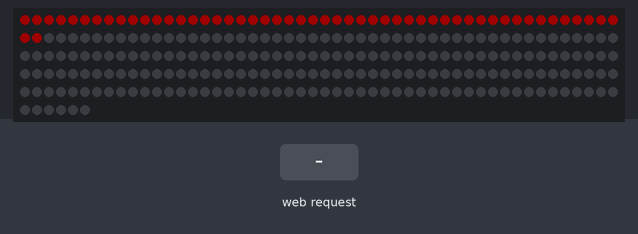
Simulated run of this sketch. Board: ESP32. On the bench: 256 RGB LEDs in strip order, left to right, continuing on the next row. The test bench sets the inputs (shaded band). Dim RGB values are drawn brighter than linear; WiFi joins after 1.5 s; servers stay silent unless stated; what the sketch prints to the serial monitor is not drawn.

Above: at 3.7 s.
3.8 s: HTTP request GET /mat2 received
At 7.48 s:
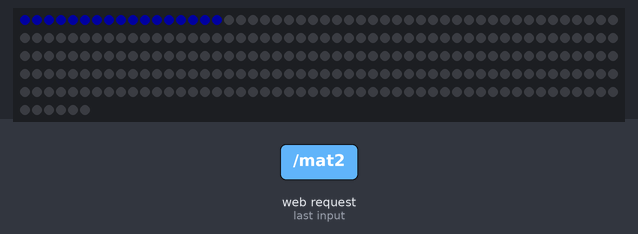
9.4 s: HTTP request GET /mat3 received
At 12.61 s:
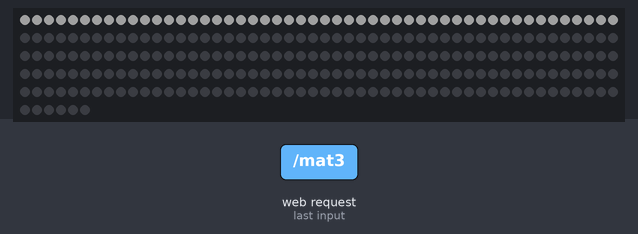
14.2 s: HTTP request GET /mat2 received
At 21.3 s:
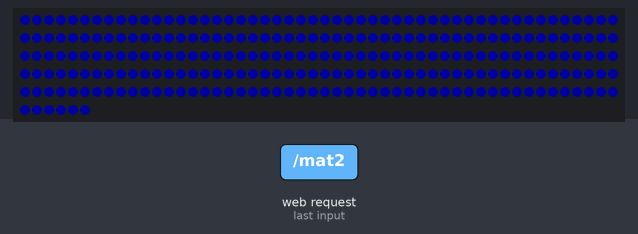
22.1 s: HTTP request GET /mat3 received
At 27.5 s:
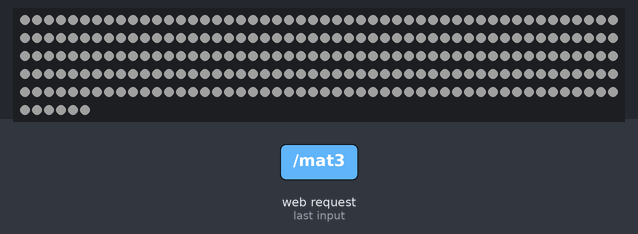
28.1 s: HTTP request GET /mat1 received
At 33.3 s:
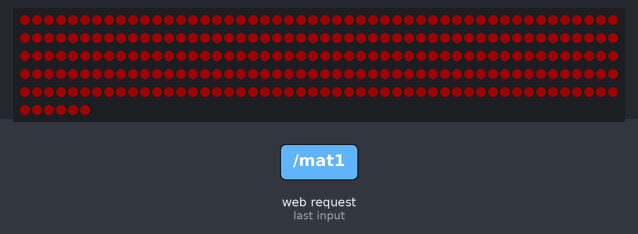

The sketch:

switch_shoes.ino
```cpp
#include <WiFi.h>
#include <WebServer.h>
#include <Adafruit_NeoPixel.h>

 //ステーションモード設定
#define SSID "led_wifi"
#define PASSWORD "00000000"
const char *ssid = SSID;
const char *password = PASSWORD;
WebServer server(80);

// LEDテープ設定
#define PIN        21  // M5Stack Grobe Pin
#define NUMPIXELS  256  // Enough for 29 LEDs
#define DELAYVAL  10  // Time (in milliseconds) to pause between pixels
int led_color[3][3] ={{10,0,0},{0,10,0},{0,0,10}};
Adafruit_NeoPixel pixels(NUMPIXELS, PIN, NEO_GRB + NEO_KHZ800);

int matselect = 1;
bool isPending = true;


byte mat1[256][3] = {{31,0,0},{31,0,0},{31,0,0},{31,0,0},{31,0,0},{31,0,0},{31,0,0},{31,0,0},{31,0,0},{31,0,0},{31,0,0},{31,0,0},{31,0,0},{31,0,0},{31,0,0},{31,0,0},{31,0,0},{31,0,0},{31,0,0},{31,0,0},{31,0,0},{31,0,0},{31,0,0},{31,0,0},{31,0,0},{31,0,0},{31,0,0},{31,0,0},{31,0,0},{31,0,0},{31,0,0},{31,0,0},{31,0,0},{31,0,0},{31,0,0},{31,0,0},{31,0,0},{31,0,0},{31,0,0},{31,0,0},{31,0,0},{31,0,0},{31,0,0},{31,0,0},{31,0,0},{31,0,0},{31,0,0},{31,0,0},{31,0,0},{31,0,0},{31,0,0},{31,0,0},{31,0,0},{31,0,0},{31,0,0},{31,0,0},{31,0,0},{31,0,0},{31,0,0},{31,0,0},{31,0,0},{31,0,0},{31,0,0},{31,0,0},{31,0,0},{31,0,0},{31,0,0},{31,0,0},{31,0,0},{31,0,0},{31,0,0},{31,0,0},{31,0,0},{31,0,0},{31,0,0},{31,0,0},{31,0,0},{31,0,0},{31,0,0},{31,0,0},{31,0,0},{31,0,0},{31,0,0},{31,0,0},{31,0,0},{31,0,0},{31,0,0},{31,0,0},{31,0,0},{31,0,0},{31,0,0},{31,0,0},{31,0,0},{31,0,0},{31,0,0},{31,0,0},{31,0,0},{31,0,0},{31,0,0},{31,0,0},{31,0,0},{31,0,0},{31,0,0},{31,0,0},{31,0,0},{31,0,0},{31,0,0},{31,0,0},{31,0,0},{31,0,0},{31,0,0},{31,0,0},{31,0,0},{31,0,0},{31,0,0},{31,0,0},{31,0,0},{31,0,0},{31,0,0},{31,0,0},{31,0,0},{31,0,0},{31,0,0},{31,0,0},{31,0,0},{31,0,0},{31,0,0},{31,0,0},{31,0,0},{31,0,0},{31,0,0},{31,0,0},{31,0,0},{31,0,0},{31,0,0},{31,0,0},{31,0,0},{31,0,0},{31,0,0},{31,0,0},{31,0,0},{31,0,0},{31,0,0},{31,0,0},{31,0,0},{31,0,0},{31,0,0},{31,0,0},{31,0,0},{31,0,0},{31,0,0},{31,0,0},{31,0,0},{31,0,0},{31,0,0},{31,0,0},{31,0,0},{31,0,0},{31,0,0},{31,0,0},{31,0,0},{31,0,0},{31,0,0},{31,0,0},{31,0,0},{31,0,0},{31,0,0},{31,0,0},{31,0,0},{31,0,0},{31,0,0},{31,0,0},{31,0,0},{31,0,0},{31,0,0},{31,0,0},{31,0,0},{31,0,0},{31,0,0},{31,0,0},{31,0,0},{31,0,0},{31,0,0},{31,0,0},{31,0,0},{31,0,0},{31,0,0},{31,0,0},{31,0,0},{31,0,0},{31,0,0},{31,0,0},{31,0,0},{31,0,0},{31,0,0},{31,0,0},{31,0,0},{31,0,0},{31,0,0},{31,0,0},{31,0,0},{31,0,0},{31,0,0},{31,0,0},{31,0,0},{31,0,0},{31,0,0},{31,0,0},{31,0,0},{31,0,0},{31,0,0},{31,0,0},{31,0,0},{31,0,0},{31,0,0},{31,0,0},{31,0,0},{31,0,0},{31,0,0},{31,0,0},{31,0,0},{31,0,0},{31,0,0},{31,0,0},{31,0,0},{31,0,0},{31,0,0},{31,0,0},{31,0,0},{31,0,0},{31,0,0},{31,0,0},{31,0,0},{31,0,0},{31,0,0},{31,0,0},{31,0,0},{31,0,0},{31,0,0},{31,0,0},{31,0,0},{31,0,0},{31,0,0},{31,0,0},{31,0,0},{31,0,0},{31,0,0},{31,0,0},{31,0,0},{31,0,0},{31,0,0},{31,0,0},{31,0,0},{31,0,0},{31,0,0},{31,0,0}};
byte mat2[256][3] = {{0,0,31},{0,0,31},{0,0,31},{0,0,31},{0,0,31},{0,0,31},{0,0,31},{0,0,31},{0,0,31},{0,0,31},{0,0,31},{0,0,31},{0,0,31},{0,0,31},{0,0,31},{0,0,31},{0,0,31},{0,0,31},{0,0,31},{0,0,31},{0,0,31},{0,0,31},{0,0,31},{0,0,31},{0,0,31},{0,0,31},{0,0,31},{0,0,31},{0,0,31},{0,0,31},{0,0,31},{0,0,31},{0,0,31},{0,0,31},{0,0,31},{0,0,31},{0,0,31},{0,0,31},{0,0,31},{0,0,31},{0,0,31},{0,0,31},{0,0,31},{0,0,31},{0,0,31},{0,0,31},{0,0,31},{0,0,31},{0,0,31},{0,0,31},{0,0,31},{0,0,31},{0,0,31},{0,0,31},{0,0,31},{0,0,31},{0,0,31},{0,0,31},{0,0,31},{0,0,31},{0,0,31},{0,0,31},{0,0,31},{0,0,31},{0,0,31},{0,0,31},{0,0,31},{0,0,31},{0,0,31},{0,0,31},{0,0,31},{0,0,31},{0,0,31},{0,0,31},{0,0,31},{0,0,31},{0,0,31},{0,0,31},{0,0,31},{0,0,31},{0,0,31},{0,0,31},{0,0,31},{0,0,31},{0,0,31},{0,0,31},{0,0,31},{0,0,31},{0,0,31},{0,0,31},{0,0,31},{0,0,31},{0,0,31},{0,0,31},{0,0,31},{0,0,31},{0,0,31},{0,0,31},{0,0,31},{0,0,31},{0,0,31},{0,0,31},{0,0,31},{0,0,31},{0,0,31},{0,0,31},{0,0,31},{0,0,31},{0,0,31},{0,0,31},{0,0,31},{0,0,31},{0,0,31},{0,0,31},{0,0,31},{0,0,31},{0,0,31},{0,0,31},{0,0,31},{0,0,31},{0,0,31},{0,0,31},{0,0,31},{0,0,31},{0,0,31},{0,0,31},{0,0,31},{0,0,31},{0,0,31},{0,0,31},{0,0,31},{0,0,31},{0,0,31},{0,0,31},{0,0,31},{0,0,31},{0,0,31},{0,0,31},{0,0,31},{0,0,31},{0,0,31},{0,0,31},{0,0,31},{0,0,31},{0,0,31},{0,0,31},{0,0,31},{0,0,31},{0,0,31},{0,0,31},{0,0,31},{0,0,31},{0,0,31},{0,0,31},{0,0,31},{0,0,31},{0,0,31},{0,0,31},{0,0,31},{0,0,31},{0,0,31},{0,0,31},{0,0,31},{0,0,31},{0,0,31},{0,0,31},{0,0,31},{0,0,31},{0,0,31},{0,0,31},{0,0,31},{0,0,31},{0,0,31},{0,0,31},{0,0,31},{0,0,31},{0,0,31},{0,0,31},{0,0,31},{0,0,31},{0,0,31},{0,0,31},{0,0,31},{0,0,31},{0,0,31},{0,0,31},{0,0,31},{0,0,31},{0,0,31},{0,0,31},{0,0,31},{0,0,31},{0,0,31},{0,0,31},{0,0,31},{0,0,31},{0,0,31},{0,0,31},{0,0,31},{0,0,31},{0,0,31},{0,0,31},{0,0,31},{0,0,31},{0,0,31},{0,0,31},{0,0,31},{0,0,31},{0,0,31},{0,0,31},{0,0,31},{0,0,31},{0,0,31},{0,0,31},{0,0,31},{0,0,31},{0,0,31},{0,0,31},{0,0,31},{0,0,31},{0,0,31},{0,0,31},{0,0,31},{0,0,31},{0,0,31},{0,0,31},{0,0,31},{0,0,31},{0,0,31},{0,0,31},{0,0,31},{0,0,31},{0,0,31},{0,0,31},{0,0,31},{0,0,31},{0,0,31},{0,0,31},{0,0,31},{0,0,31},{0,0,31},{0,0,31},{0,0,31},{0,0,31},{0,0,31},{0,0,31},{0,0,31},{0,0,31},{0,0,31},{0,0,31},{0,0,31},{0,0,31},{0,0,31},{0,0,31},{0,0,31},{0,0,31}};
byte mat3[256][3] = {{31,31,31},{31,31,31},{31,31,31},{31,31,31},{31,31,31},{31,31,31},{31,31,31},{31,31,31},{31,31,31},{31,31,31},{31,31,31},{31,31,31},{31,31,31},{31,31,31},{31,31,31},{31,31,31},{31,31,31},{31,31,31},{31,31,31},{31,31,31},{31,31,31},{31,31,31},{31,31,31},{31,31,31},{31,31,31},{31,31,31},{31,31,31},{31,31,31},{31,31,31},{31,31,31},{31,31,31},{31,31,31},{31,31,31},{31,31,31},{31,31,31},{31,31,31},{31,31,31},{31,31,31},{31,31,31},{31,31,31},{31,31,31},{31,31,31},{31,31,31},{31,31,31},{31,31,31},{31,31,31},{31,31,31},{31,31,31},{31,31,31},{31,31,31},{31,31,31},{31,31,31},{31,31,31},{31,31,31},{31,31,31},{31,31,31},{31,31,31},{31,31,31},{31,31,31},{31,31,31},{31,31,31},{31,31,31},{31,31,31},{31,31,31},{31,31,31},{31,31,31},{31,31,31},{31,31,31},{31,31,31},{31,31,31},{31,31,31},{31,31,31},{31,31,31},{31,31,31},{31,31,31},{31,31,31},{31,31,31},{31,31,31},{31,31,31},{31,31,31},{31,31,31},{31,31,31},{31,31,31},{31,31,31},{31,31,31},{31,31,31},{31,31,31},{31,31,31},{31,31,31},{31,31,31},{31,31,31},{31,31,31},{31,31,31},{31,31,31},{31,31,31},{31,31,31},{31,31,31},{31,31,31},{31,31,31},{31,31,31},{31,31,31},{31,31,31},{31,31,31},{31,31,31},{31,31,31},{31,31,31},{31,31,31},{31,31,31},{31,31,31},{31,31,31},{31,31,31},{31,31,31},{31,31,31},{31,31,31},{31,31,31},{31,31,31},{31,31,31},{31,31,31},{31,31,31},{31,31,31},{31,31,31},{31,31,31},{31,31,31},{31,31,31},{31,31,31},{31,31,31},{31,31,31},{31,31,31},{31,31,31},{31,31,31},{31,31,31},{31,31,31},{31,31,31},{31,31,31},{31,31,31},{31,31,31},{31,31,31},{31,31,31},{31,31,31},{31,31,31},{31,31,31},{31,31,31},{31,31,31},{31,31,31},{31,31,31},{31,31,31},{31,31,31},{31,31,31},{31,31,31},{31,31,31},{31,31,31},{31,31,31},{31,31,31},{31,31,31},{31,31,31},{31,31,31},{31,31,31},{31,31,31},{31,31,31},{31,31,31},{31,31,31},{31,31,31},{31,31,31},{31,31,31},{31,31,31},{31,31,31},{31,31,31},{31,31,31},{31,31,31},{31,31,31},{31,31,31},{31,31,31},{31,31,31},{31,31,31},{31,31,31},{31,31,31},{31,31,31},{31,31,31},{31,31,31},{31,31,31},{31,31,31},{31,31,31},{31,31,31},{31,31,31},{31,31,31},{31,31,31},{31,31,31},{31,31,31},{31,31,31},{31,31,31},{31,31,31},{31,31,31},{31,31,31},{31,31,31},{31,31,31},{31,31,31},{31,31,31},{31,31,31},{31,31,31},{31,31,31},{31,31,31},{31,31,31},{31,31,31},{31,31,31},{31,31,31},{31,31,31},{31,31,31},{31,31,31},{31,31,31},{31,31,31},{31,31,31},{31,31,31},{31,31,31},{31,31,31},{31,31,31},{31,31,31},{31,31,31},{31,31,31},{31,31,31},{31,31,31},{31,31,31},{31,31,31},{31,31,31},{31,31,31},{31,31,31},{31,31,31},{31,31,31},{31,31,31},{31,31,31},{31,31,31},{31,31,31},{31,31,31},{31,31,31},{31,31,31},{31,31,31},{31,31,31},{31,31,31},{31,31,31},{31,31,31},{31,31,31},{31,31,31},{31,31,31},{31,31,31},{31,31,31},{31,31,31},{31,31,31},{31,31,31},{31,31,31},{31,31,31},{31,31,31},{31,31,31},{31,31,31},{31,31,31},{31,31,31},{31,31,31},{31,31,31}};

void handleRoot() {
  server.send(200, "text/html", "<h1>Please access /mat1, /mat2 or /mat3</h1>");
}


void handleMat1() {
  matselect = 1;
  isPending = true;
  Serial.println("MAT1");
  server.send(200, "text/html", "LED ON");
}

void handleMat2() {
  matselect = 2;
  isPending = true;
  Serial.println("MAT2");
  server.send(200, "text/html", "LED ON");
}

void handleMat3() {
  matselect = 0;
  isPending = true;
  Serial.println("MAT3");
  server.send(200, "text/html", "LED OFF");
}

void setup() {
  delay(1000);
  Serial.begin(115200);

  // WiFiステーションモード
WiFi.mode(WIFI_STA);
  WiFi.begin(ssid, password);

  while(WiFi.status() != WL_CONNECTED) {
    delay(500);
    Serial.print(".");
  }

  Serial.println("");
  Serial.print("Connecred to ");
  Serial.println(ssid);
  Serial.print("IP address");
  Serial.println(WiFi.localIP());

  // LEDテープ設定
  pixels.begin();

  server.on("/", handleRoot);
  server.on("/mat1", handleMat1);
  server.on("/mat2", handleMat2);
  server.on("/mat3", handleMat3);
  server.begin();
}

void loop() {
  server.handleClient();
  if(isPending) {
    if(matselect == 1) {
      pixels.clear();
      for(int i=0; i<NUMPIXELS; i++) {
        int rgb = i%3;
        pixels.setPixelColor(i, pixels.Color(mat1[i][0],mat1[i][1],mat1[i][2]));
        pixels.show();
        delay(DELAYVAL);
      }
    } else if(matselect == 2) {
      pixels.clear();
      for(int i=0; i<NUMPIXELS; i++) {
        int rgb = i%3;
        pixels.setPixelColor(i, pixels.Color(mat2[i][0],mat2[i][1],mat2[i][2]));
        pixels.show();
        delay(DELAYVAL);
    }
    } else {
      pixels.clear();
      for(int i=0; i<NUMPIXELS; i++) {
        int rgb = i%3;
        pixels.setPixelColor(i, pixels.Color(mat3[i][0],mat3[i][1],mat3[i][2]));
        pixels.show();
        delay(DELAYVAL);
      }
    }
  }
  isPending = false;
}
```

Measured:
- after the input at 3.8 s, the LEDs: first differ from a run without the input after 3.5 s (image 1)
- after the input at 22.1 s, the LEDs: first change at once (image 4 shows a later state)
- after the input at 28.1 s, the LEDs: first change at once (image 5 shows a later state)
